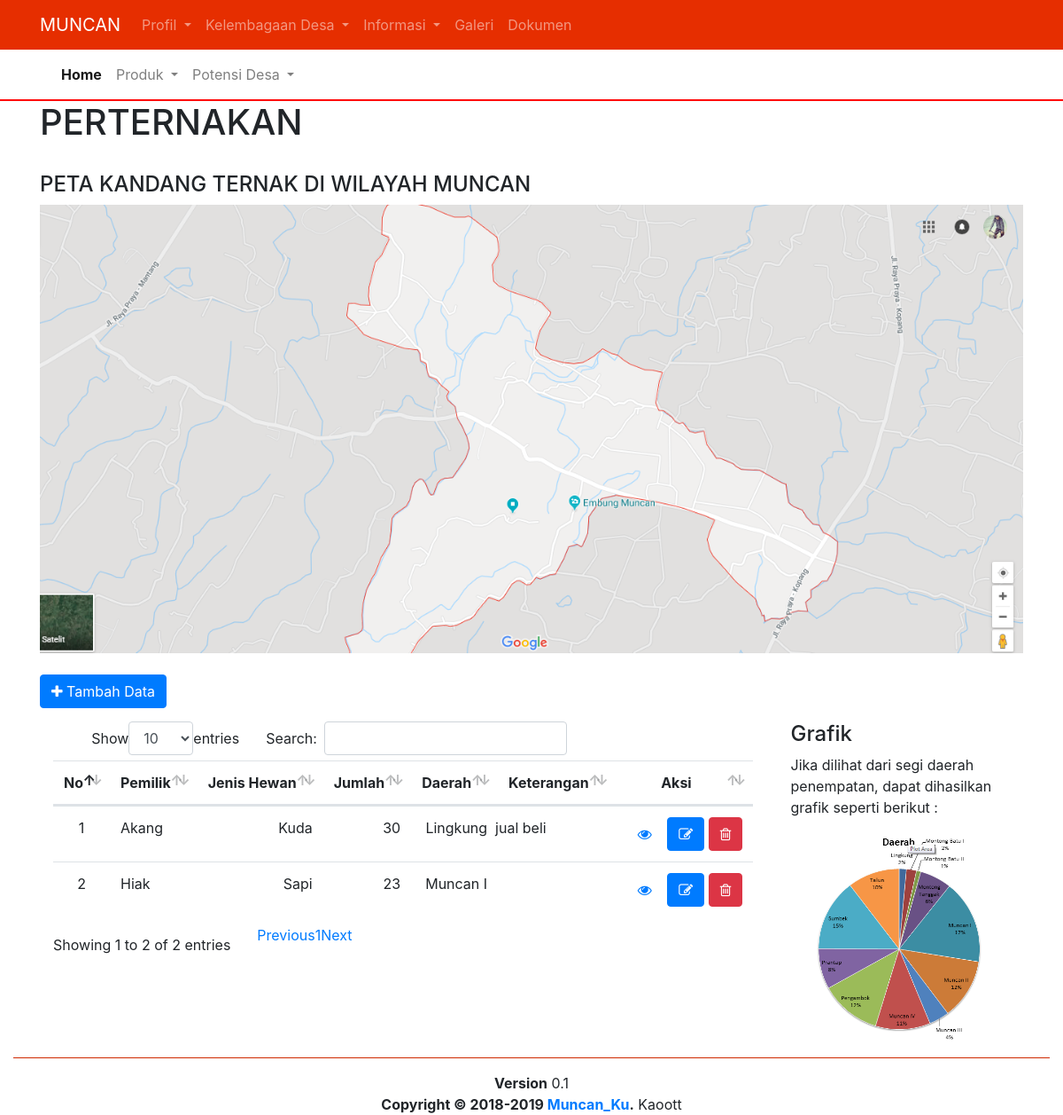
/muncan2/index.php/perternakan, run on the app's committed database.
### tables this page shows
CREATE TABLE `tb_perternakan` (
  `id_perternakan` int(5) NOT NULL,
  `pemilik` varchar(30) NOT NULL,
  `jenis_hewan` varchar(30) NOT NULL,
  `jumlah` int(10) NOT NULL,
  `daerah` varchar(30) NOT NULL,
  `keterangan` text NOT NULL
);

### muncan2/application/controllers/Perternakan.php (called while the page is built, shortened)
<?php
class Perternakan extends CI_Controller {
    public function index()
    {
        $perternakan = $this->Perternakan_model->get_all();
        $data = array(
            'judul' => "perternakan",
            'page' =>  "potensi/perternakan",
            'perternakan_data' => $perternakan
        );
        $this->load->view('halaman',$data);
    }
}

### muncan2/index.php (called while the page is built, shortened)
<?php
require_once BASEPATH.'core/CodeIgniter.php';

### muncan2/application/models/Perternakan_model.php (called while the page is built, shortened)
<?php if (!defined('BASEPATH')) exit('No direct script access allowed');
class Perternakan_model extends CI_Model
{
    public $table = 'tb_perternakan';
    function get_all()
    {
        $this->db->order_by('pemilik ASC');
        return $this->db->get($this->table)->result();
    }
}

### muncan2/application/views/potensi/perternakan.php (the view)
<section>
	<div class="container">
	<h1>PERTERNAKAN</h1>
	           <br>
		<div>
            <h4>PETA KANDANG TERNAK DI WILAYAH MUNCAN</h4>
            <img width="100%" src="<?php echo base_url('assets');?>/img/muncan.jpg">
        </div>
<br>
        <div class="row perataan">
                <div class="col-7" style="padding-bottom: 15px;">
                <a href='<?=site_url('perternakan/create')?>' class='zooma btn btn-primary'><i class='fa fa-plus'></i> Tambah Data</a>
                </div>
            </div>
			<div class="perataan">
			<div class="col-9" >
                <table class="table table-hover" id="dataTablea" >
                    <thead align="center">
                        <tr>
                            <th>No</th>
                            <th>Pemilik</th>
                            <th>Jenis Hewan</th>
                            <th>Jumlah</th>
                            <th>Daerah</th>
                            <th>Keterangan</th>
                            <th>Aksi</th>
                        </tr>
                    </thead>
                    <tbody align="center">
                        <?php $start = 0; foreach ($perternakan_data as $perternakan) { ?>
                        <tr>
                            <td><?php echo ++$start ?></td>
                            <td align="left"><?php echo $perternakan->pemilik ?></td>
                            <td align="right"><?php echo $perternakan->jenis_hewan ?></td>
                            <td align="right"><?php echo $perternakan->jumlah ?></td>
                            <td align="right"><?php echo $perternakan->daerah ?></td>
                            <td align="center" class="row"><?php echo $perternakan->keterangan ?></td>
                            <td>
                                <a href='<?=site_url('perternakan/read/'.$perternakan->id_perternakan)?>' class='zooma btn btn-xs btn-default'><i class='fa fa-eye'></i></a>
                                <a href='<?=site_url('perternakan/update/'.$perternakan->id_perternakan)?>' class='zooma btn btn-xs btn-primary'><i class='fa fa-pencil-square-o'></i></a>
                                <a href='<?=site_url('perternakan/delete/'.$perternakan->id_perternakan)?>' class='zooma btn btn-xs btn-danger' onclick="javasciprt: return confirm('Are You Sure ?');"><i class='fa fa-trash-o'></i></a>
                            </td>
                        </tr>
                        <?php } ?>
                    </tbody>
                    </table>
            </div>
            <div class="col-3">
            	<h4>Grafik</h4>
            	<p>Jika dilihat dari segi daerah penempatan, dapat dihasilkan grafik seperti berikut :</p>
                <img src="<?php echo base_url('assets');?>/img/garifk.PNG" class="zoom" width="100%">
            </div>
            </div>
	</div>
</section>

### muncan2/assets/css/latihan.css (style rules this page uses)
.perataan { display: flex; }
.zoom { transition: transform .2s; width: 100%; margin: 0 auto; }
.zooma { transition: transform .2s; margin: 0 auto; }

### data on the page
tb_perternakan: pemilik "Akang", jenis_hewan "Kuda", jumlah "30", daerah "Lingkung", keterangan "jual beli"
tb_perternakan: pemilik "Hiak", jenis_hewan "Sapi", jumlah "23", daerah "Muncan I"

### other printed values
DATE('Y') "2019"
